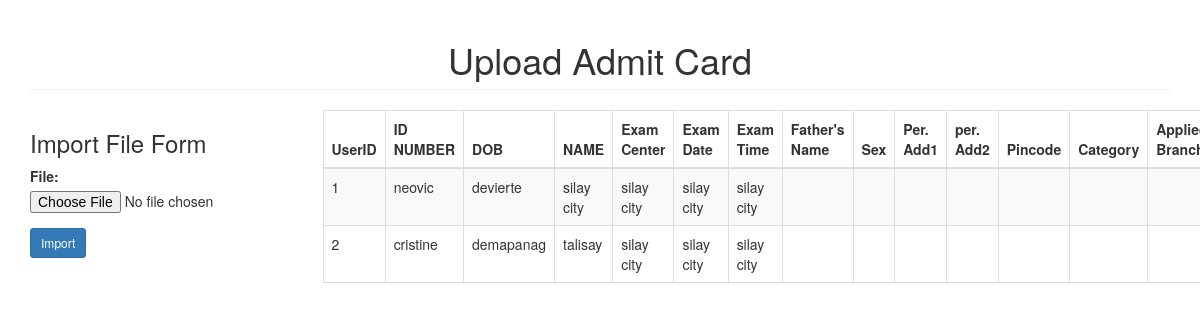
The page /admitcardprocess/index.php on the database its author committed.
### tables this page shows
CREATE TABLE `members` (
  `id` int(11) NOT NULL,
  `s_id` varchar(30) NOT NULL,
  `s_dob` varchar(30) NOT NULL,
  `s_name` text NOT NULL,
     `s_ad` text NOT NULL,
     `s_date` text NOT NULL,
     `s_time` text NOT NULL
);

### admitcardprocess/index.php (the view, shortened to what this page needs)
<!DOCTYPE html>
<html>
<head>
	<link rel="stylesheet" type="text/css" href="bootstrap/css/bootstrap.min.css">
</head>
<body>
<div class="container">
	<h1 class="page-header text-center">Upload Admit Card</h1>
	<div class="row">
		<div class="col-sm-3">
			<h3>Import File Form</h3>
			<form method="POST" action="import.php" enctype="multipart/form-data">
				<div class="form-group">
					<label for="file">File:</label>
					<input type="file" id="file" name="file">
				</div>
				<button type="submit" name="import" class="btn btn-primary btn-sm">Import</button>
			</form>
		</div>
		<div class="col-sm-9">
			<table class="table table-bordered table-striped">
				<thead>
					<th>UserID</th>
					<th>ID NUMBER</th>
					<th>DOB</th>
					<th>NAME</th>
					<th>Exam Center</th>
					<th>Exam Date</th>
  					<th>Exam Time</th>
					<th>Father's Name</th>
					<th>Sex</th>
					<th>Per. Add1</th>
					<th>per. Add2</th>
					<th>Pincode</th>
					<th>Category</th>
					<th>Applied Branch</th>
				</thead>
				<tbody>
					<?php
					$conn = new mysqli('localhost', 'root', '', 'oas');
					$sql = "SELECT * FROM members";
					$query = $conn->query($sql);
					while($row = $query->fetch_array()){
						?>
						<tr>
							<td><?php echo $row['id']; ?></td>
							<td><?php echo $row['s_id']; ?></td>
							<td><?php echo $row['s_dob']; ?></td>
							<td><?php echo $row['s_name']; ?></td>
							<td><?php echo $row['s_ad']; ?></td>
							<td><?php echo $row['s_date']; ?></td>
						        <td><?php echo $row['s_time']; ?></td>
                                                        <td><?php echo $row['f_name']; ?></td>
							<td><?php echo $row['s_sex']; ?></td>
							<td><?php echo $row['s_padr']; ?></td>
							<td><?php echo $row['s_pst']; ?></td>
 							<td><?php echo $row['s_ppin']; ?></td>
							<td><?php echo $row['s_catg']; ?></td>
							<td><?php echo $row['s_branch']; ?></td>
						</tr>
						<?php
					}
					?>
				</tbody>
			</table>
		</div>
	</div>
</div>
</body>
</html>

### rows shown on the page
members: id "1", s "neovic", s_dob "devierte", s_name "silay city", s_ad "silay city", s_date "silay city", s_time "silay city"
members: id "2", s "cristine", s_dob "demapanag", s_name "talisay", s_ad "silay city", s_date "silay city", s_time "silay city"
